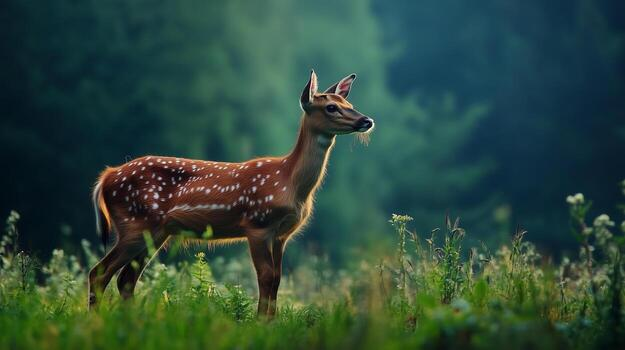
#> input picture img.jpg, 625 x 350 px
$ python encryption.py
#> lines starting #> are read from the running program, lines starting #| are printed output that depends on the picture
#> the answer given: 3
from PIL import Image

def encrypt_image(input_image, output_image, key):
#> called with input_image = 'img.jpg', output_image = 'encrypted.png', key = 3
    img = Image.open(input_image)
#> img is the input picture: PIL image 625x350 RGB; mean R, G, B 45.7, 73.5, 60.5
    pixels = img.load()

    width, height = img.size
#> width = 625; height = 350

    # Modify RGB values
    for x in range(width):
        for y in range(height):
            r, g, b = pixels[x, y]

            r = (r + key) % 256
            g = (g + key) % 256
            b = (b + key) % 256

            pixels[x, y] = (r, g, b)

    # Swap pixels horizontally
    for y in range(height):
        for x in range(width // 2):
            pixels[x, y], pixels[width - x - 1, y] = (
                pixels[width - x - 1, y],
                pixels[x, y]
            )

    img.save(output_image)
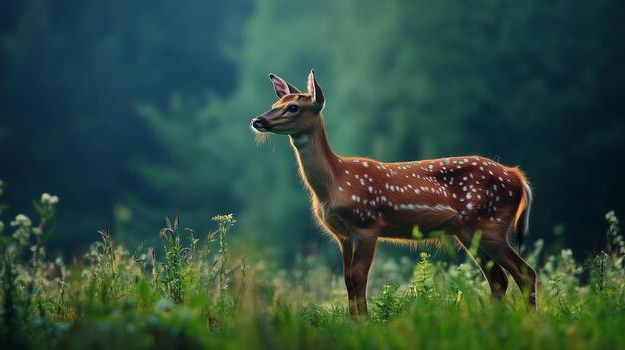
#> saved as encrypted.png: PIL image 625x350 RGB; mean R, G, B 48.7, 76.5, 63.5
    print("Image encrypted successfully!")

# Main Program
key = int(input("Enter encryption key: "))
encrypt_image("img.jpg", "encrypted.png", key)
